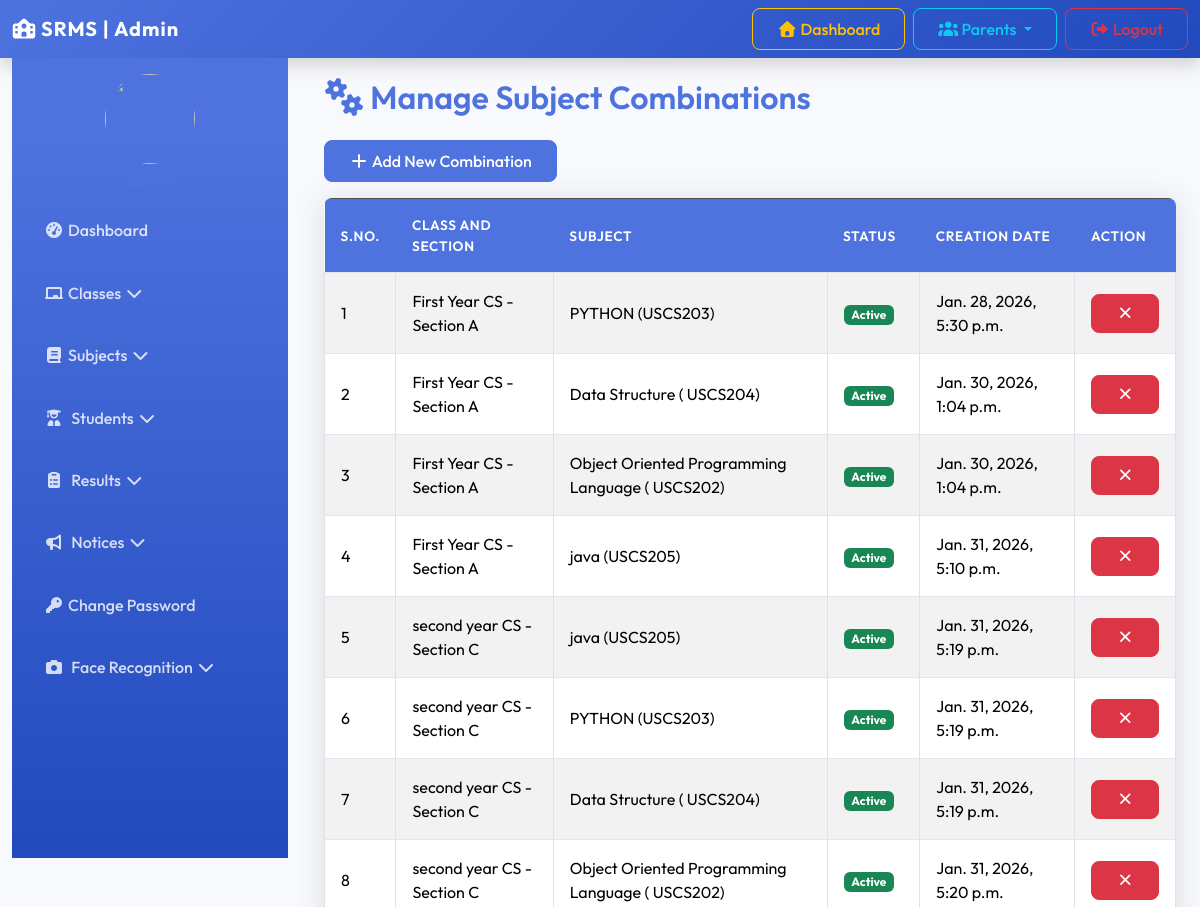
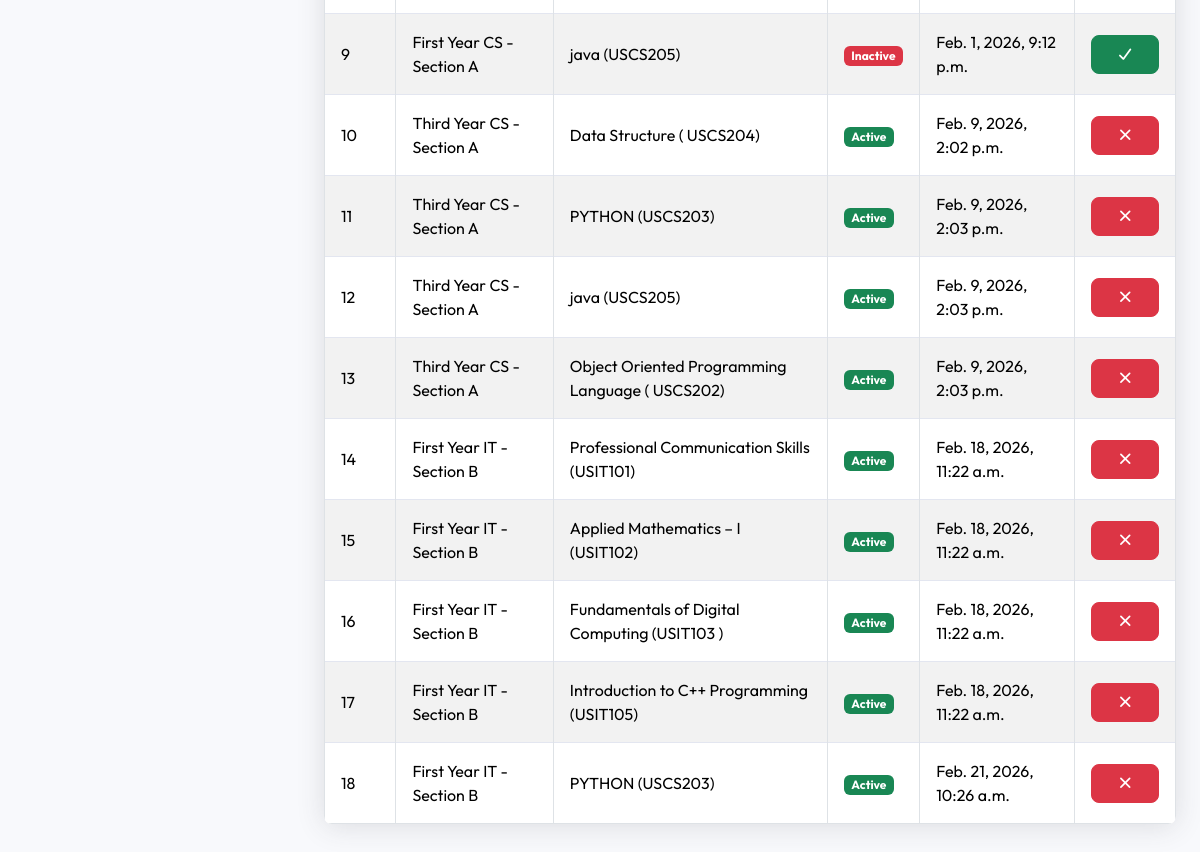
Screenshot of /manage_subject_combination/ (signed in) with the database file from the repository (2 pictures, top to bottom).
### resultapp/models.py (models this page shows, shortened)
class SubjectCombination(models.Model):
    student_class = models.ForeignKey(Class, on_delete=models.SET_NULL, null=True)
    subject = models.ForeignKey(Subject, on_delete=models.SET_NULL, null=True)
    status = models.IntegerField(default=1)
    creation_date = models.DateTimeField(auto_now_add=True)
    updation_date = models.DateTimeField(auto_now=True)

class Class(models.Model):
    class_name = models.CharField(max_length=100)
    class_numeric = models.IntegerField()
    section = models.CharField(max_length=10)
    creation_date = models.DateTimeField(auto_now_add=True)
    updation_date = models.DateTimeField(auto_now=True)
    class Meta:
        verbose_name_plural = "Classes"

class Subject(models.Model):
    subject_name = models.CharField(max_length=100)
    subject_code = models.CharField(max_length=20)
    creation_date = models.DateTimeField(auto_now_add=True)
    updation_date = models.DateTimeField(auto_now=True)

### resultapp/views.py (the view, shortened to what this page needs)
# urls.py: path('manage_subject_combination/', manage_subject_combination, name='manage_subject_combination'),
@login_required
def manage_subject_combination(request):
    combinations = SubjectCombination.objects.all()
    return render(request, 'manage_subject_combination.html', {'combinations': combinations})

### resultapp/templates/manage_subject_combination.html (shortened to what this page needs)
{% extends 'admin_base.html' %}
{% load static %}
{% block content %}
<div class="container">
    <h2 class="mb-4"><i class="fas fa-cogs"></i> Manage Subject Combinations</h2>
    <div class="mb-3">
        <a href="{% url 'add_subject_combination' %}" class="btn btn-primary">
            <i class="fas fa-plus"></i> Add New Combination
        </a>
    </div>
    <table class="table table-bordered table-striped">
        <thead class="table-dark">
            <tr>
                <th>S.No.</th>
                <th>Class and Section</th>
                <th>Subject</th>
                <th>Status</th>
                <th>Creation Date</th>
                <th>Action</th>
            </tr>
        </thead>
        <tbody>
            {% for i in combinations %}
            <tr>
                <td>{{ forloop.counter }}</td>
                <td>{{ i.student_class.class_name }} - Section {{ i.student_class.section }}</td>
                <td>{{ i.subject.subject_name }} ({{ i.subject.subject_code }})</td>
                <td>
                    {% if i.status == 1 %}
                        <span class="badge bg-success">Active</span>
                    {% else %}
                        <span class="badge bg-danger">Inactive</span>
                    {% endif %}
                </td>
                <td>{{ i.creation_date }}</td>
                <td>
                    {% if i.status == 1 %}
                    <a href="?did={{ i.id}}" onclick="return confirm('Deactivate this subject?')" class="btn btn-danger btn-sm"><i class="fas fa-times"></i> </a>
                    {% else%}
                    <a href="?aid={{ i.id}}" onclick="return confirm('Activate this subject?')" class="btn btn-success btn-sm"><i class="fas fa-check"></i> </a>
                    {% endif %}
                </td>
            </tr>
            {% empty %}
            <tr>
                <td colspan="5" class="text-center">No subject combinations found.</td>
            </tr>
            {% endfor %}
        </tbody>
    </table>
</div>
{% endblock %}

### resultapp/static/css/style.css (style rules this page uses)
:root { --primary-color: #4e73df; --secondary-color: #858796; --success-color: #1cc88a; --info-color: #36b9cc; --warning-color: #f6c23e; --danger-color: #e74a3b; --light-bg: #f8f9fc; --dark-text: #5a5c69; --card-shadow: 0 .15rem 1.75rem 0 rgba(58, 59, 69, .15); }
body { font-family: 'Outfit', sans-serif; background-color: var(--light-bg); color: var(--dark-text); }
h1, h2, h3, h4, h5, h6 { font-weight: 600; color: #4e73df; }
.btn { border-radius: 0.5rem; padding: 0.5rem 1.5rem; font-weight: 500; transition: all 0.2s; }
.btn-primary { background-color: var(--primary-color); border-color: var(--primary-color); }
.table { background-color: #fff; border-radius: 0.5rem; overflow: hidden; box-shadow: 0 0.15rem 1.75rem 0 rgba(58, 59, 69, 0.15); }
.table thead th { background-color: #4e73df; color: #fff; border: none; font-weight: 600; text-transform: uppercase; font-size: 0.85rem; letter-spacing: 0.05em; }
.table-striped tbody tr:nth-of-type(odd) { background-color: rgba(0, 0, 0, 0.02); }
.table td, .table th { vertical-align: middle; padding: 1rem; border-top: 1px solid #e3e6f0; }

### rows the page displays
SubjectCombination: student_class.class_name "First Year CS", student_class.section "A", subject.subject_name "PYTHON", subject.subject_code "USCS203", status "Active", creation_date "Jan. 28, 2026, 5:30 p.m."
SubjectCombination: student_class.class_name "First Year CS", student_class.section "A", subject.subject_name "Data Structure", subject.subject_code "USCS204", status "Active", creation_date "Jan. 30, 2026, 1:04 p.m."
SubjectCombination: student_class.class_name "First Year CS", student_class.section "A", subject.subject_name "Object Oriented Programming Language", subject.subject_code "USCS202", status "Active", creation_date "Jan. 30, 2026, 1:04 p.m."
SubjectCombination: student_class.class_name "First Year CS", student_class.section "A", subject.subject_name "java", subject.subject_code "USCS205", status "Active", creation_date "Jan. 31, 2026, 5:10 p.m."
SubjectCombination: student_class.class_name "second year CS", student_class.section "C", subject.subject_name "java", subject.subject_code "USCS205", status "Active", creation_date "Jan. 31, 2026, 5:19 p.m."
SubjectCombination: student_class.class_name "second year CS", student_class.section "C", subject.subject_name "PYTHON", subject.subject_code "USCS203", status "Active", creation_date "Jan. 31, 2026, 5:19 p.m."
SubjectCombination: student_class.class_name "second year CS", student_class.section "C", subject.subject_name "Data Structure", subject.subject_code "USCS204", status "Active", creation_date "Jan. 31, 2026, 5:19 p.m."
SubjectCombination: student_class.class_name "second year CS", student_class.section "C", subject.subject_name "Object Oriented Programming Language", subject.subject_code "USCS202", status "Active", creation_date "Jan. 31, 2026, 5:20 p.m."
SubjectCombination: student_class.class_name "First Year CS", student_class.section "A", subject.subject_name "java", subject.subject_code "USCS205", status "Inactive", creation_date "Feb. 1, 2026, 9:12 p.m."
SubjectCombination: student_class.class_name "Third Year CS", student_class.section "A", subject.subject_name "Data Structure", subject.subject_code "USCS204", status "Active", creation_date "Feb. 9, 2026, 2:02 p.m."
SubjectCombination: student_class.class_name "Third Year CS", student_class.section "A", subject.subject_name "PYTHON", subject.subject_code "USCS203", status "Active", creation_date "Feb. 9, 2026, 2:03 p.m."
SubjectCombination: student_class.class_name "Third Year CS", student_class.section "A", subject.subject_name "java", subject.subject_code "USCS205", status "Active", creation_date "Feb. 9, 2026, 2:03 p.m."
SubjectCombination: student_class.class_name "Third Year CS", student_class.section "A", subject.subject_name "Object Oriented Programming Language", subject.subject_code "USCS202", status "Active", creation_date "Feb. 9, 2026, 2:03 p.m."
SubjectCombination: student_class.class_name "First Year IT", student_class.section "B", subject.subject_name "Professional Communication Skills", subject.subject_code "USIT101", status "Active", creation_date "Feb. 18, 2026, 11:22 a.m."
SubjectCombination: student_class.class_name "First Year IT", student_class.section "B", subject.subject_name "Applied Mathematics – I", subject.subject_code "USIT102", status "Active", creation_date "Feb. 18, 2026, 11:22 a.m."
SubjectCombination: student_class.class_name "First Year IT", student_class.section "B", subject.subject_name "Fundamentals of Digital Computing", subject.subject_code "USIT103", status "Active", creation_date "Feb. 18, 2026, 11:22 a.m."
SubjectCombination: student_class.class_name "First Year IT", student_class.section "B", subject.subject_name "Introduction to C++ Programming", subject.subject_code "USIT105", status "Active", creation_date "Feb. 18, 2026, 11:22 a.m."
SubjectCombination: student_class.class_name "First Year IT", student_class.section "B", subject.subject_name "PYTHON", subject.subject_code "USCS203", status "Active", creation_date "Feb. 21, 2026, 10:26 a.m."
